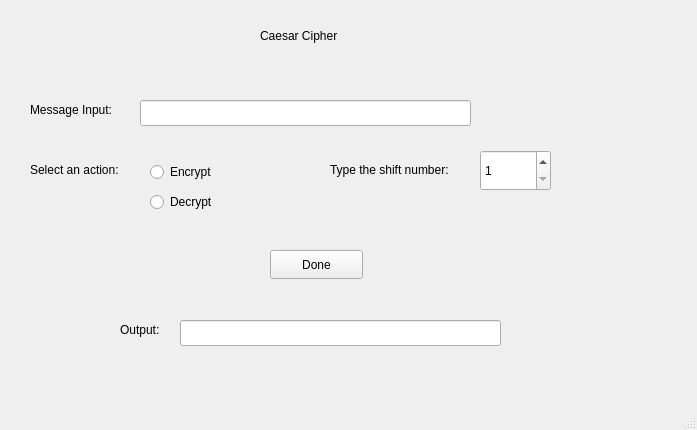
<?xml version="1.0" encoding="UTF-8"?>
<ui version="4.0">
 <class>MainWindow</class>
 <widget class="QMainWindow" name="MainWindow">
  <property name="geometry">
   <rect>
    <x>0</x>
    <y>0</y>
    <width>697</width>
    <height>430</height>
   </rect>
  </property>
  <property name="windowTitle">
   <string>MainWindow</string>
  </property>
  <widget class="QWidget" name="centralwidget">
   <widget class="QLabel" name="label_title">
    <property name="geometry">
     <rect>
      <x>260</x>
      <y>20</y>
      <width>111</width>
      <height>31</height>
     </rect>
    </property>
    <property name="text">
     <string>Caesar Cipher</string>
    </property>
   </widget>
   <widget class="QLabel" name="label_MessageInput">
    <property name="geometry">
     <rect>
      <x>30</x>
      <y>100</y>
      <width>121</width>
      <height>20</height>
     </rect>
    </property>
    <property name="text">
     <string>Message Input:</string>
    </property>
   </widget>
   <widget class="QLineEdit" name="lineEdit_MessageInput">
    <property name="geometry">
     <rect>
      <x>140</x>
      <y>100</y>
      <width>331</width>
      <height>26</height>
     </rect>
    </property>
   </widget>
   <widget class="QLabel" name="label_SelectAction">
    <property name="geometry">
     <rect>
      <x>30</x>
      <y>160</y>
      <width>131</width>
      <height>20</height>
     </rect>
    </property>
    <property name="text">
     <string>Select an action:</string>
    </property>
   </widget>
   <widget class="QRadioButton" name="radioButton_Encrypt">
    <property name="geometry">
     <rect>
      <x>150</x>
      <y>160</y>
      <width>110</width>
      <height>24</height>
     </rect>
    </property>
    <property name="text">
     <string>Encrypt</string>
    </property>
   </widget>
   <widget class="QRadioButton" name="radioButton_Decrypt">
    <property name="geometry">
     <rect>
      <x>150</x>
      <y>190</y>
      <width>110</width>
      <height>24</height>
     </rect>
    </property>
    <property name="text">
     <string>Decrypt</string>
    </property>
   </widget>
   <widget class="QLabel" name="label_ShiftNum">
    <property name="geometry">
     <rect>
      <x>330</x>
      <y>160</y>
      <width>151</width>
      <height>20</height>
     </rect>
    </property>
    <property name="text">
     <string>Type the shift number: </string>
    </property>
   </widget>
   <widget class="QPushButton" name="pushButton_Done">
    <property name="geometry">
     <rect>
      <x>270</x>
      <y>250</y>
      <width>93</width>
      <height>29</height>
     </rect>
    </property>
    <property name="text">
     <string>Done</string>
    </property>
   </widget>
   <widget class="QSpinBox" name="spinBox_ShiftNum">
    <property name="geometry">
     <rect>
      <x>480</x>
      <y>150</y>
      <width>71</width>
      <height>41</height>
     </rect>
    </property>
    <property name="minimum">
     <number>1</number>
    </property>
    <property name="maximum">
     <number>25</number>
    </property>
   </widget>
   <widget class="QLineEdit" name="lineEdit_Output">
    <property name="geometry">
     <rect>
      <x>180</x>
      <y>320</y>
      <width>321</width>
      <height>26</height>
     </rect>
    </property>
   </widget>
   <widget class="QLabel" name="label_Output">
    <property name="geometry">
     <rect>
      <x>120</x>
      <y>320</y>
      <width>63</width>
      <height>20</height>
     </rect>
    </property>
    <property name="text">
     <string>Output:</string>
    </property>
   </widget>
  </widget>
  <widget class="QMenuBar" name="menubar">
   <property name="geometry">
    <rect>
     <x>0</x>
     <y>0</y>
     <width>697</width>
     <height>26</height>
    </rect>
   </property>
  </widget>
  <widget class="QStatusBar" name="statusbar"/>
 </widget>
 <resources/>
 <connections/>
</ui>
